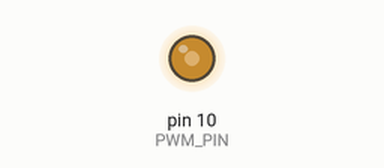
Simulated run of this sketch. Board: Arduino Uno, built with avr-gcc and run on an emulated ATmega328P. Shown: output pins drawn as LEDs (lit = HIGH).

Above: at 0.05 s.
At 6.0 s:
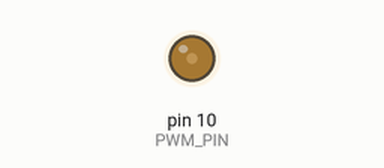
At 12.0 s:
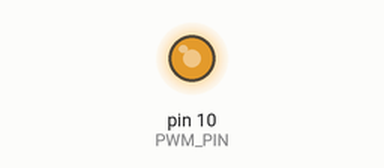
Timing chart, 0 to 15.6 s (numbered marks = the images above):
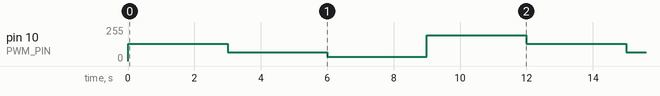

The sketch:

TimerOne_Sample.ino
```cpp
#include <TimerOne.h>

#define PWM_PIN 10

void setup() {
  Timer1.initialize(1); // 1 мкс = 1 MHz
}

void loop() {
  Timer1.setPeriod(10); // 10 мкс = 100 kHz
  Timer1.pwm(PWM_PIN, 512); // 50%
  delay(3000);

  Timer1.setPeriod(4); // 4 мкс = 250 kHz
  Timer1.pwm(PWM_PIN, 256); // 25%
  delay(3000);

  Timer1.setPeriod(2); // 2 мкс = 500 kHz
  Timer1.pwm(PWM_PIN, 128); // 12.5%
  delay(3000);

  Timer1.setPeriod(1); // 1 мкс = 1 MHz
  Timer1.pwm(PWM_PIN, 768); // 75%
  delay(3000);
}
```

Measured:
- by itself, pin 10 (PWM_PIN): repeats every 12.0 s: 64/255 3.0 s, 32/255 3.0 s, 192/255 3.0 s, 128/255 3.0 s
